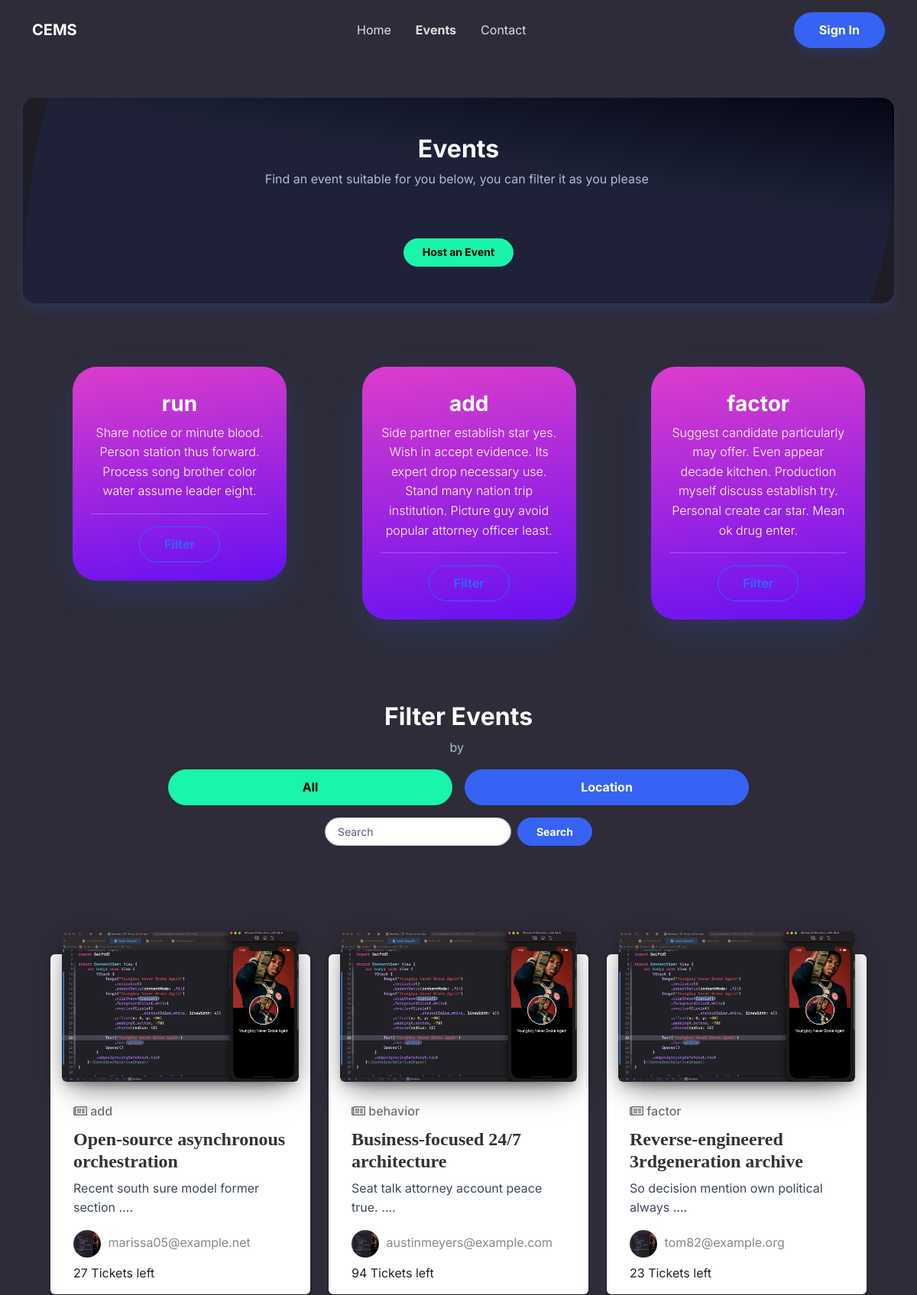
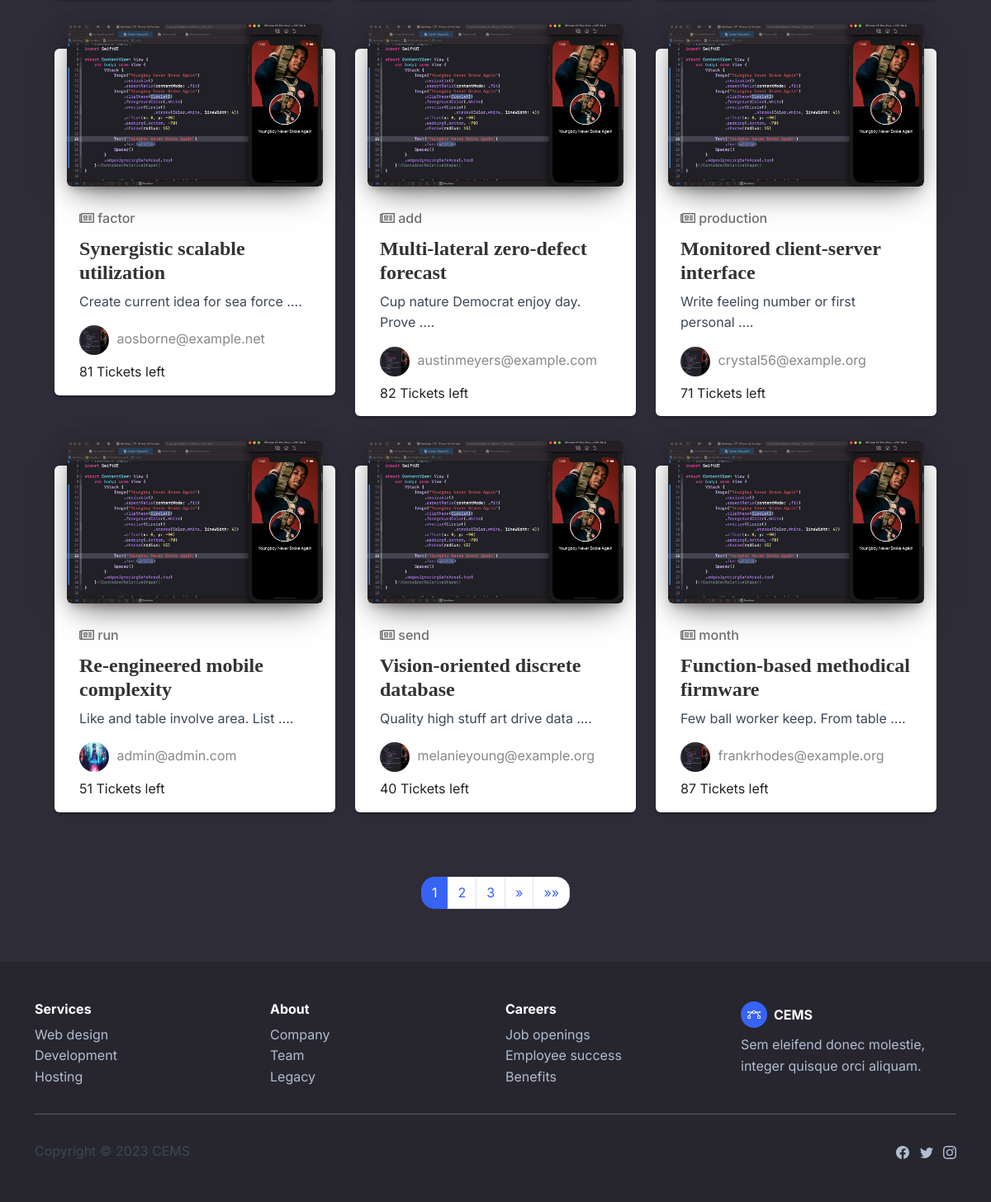
Screenshot of /events/ with the database file from the repository (2 pictures, top to bottom).
### index_app/models.py (models this page shows, shortened)
class Category(models.Model):
    name = models.CharField(max_length=250)
    image = models.ImageField(
        upload_to='images', default='default.png')
    description = models.TextField()
    class Meta:
        verbose_name = 'Category'
        verbose_name_plural = 'Categories'
    def __str__(self):
        return self.name

class Event(models.Model):
    category = models.ForeignKey(
        "Category", null=True, on_delete=models.SET_NULL)
    title = models.CharField(max_length=250)
    description = models.TextField()
    start_date = models.DateTimeField()
    end_date = models.DateTimeField()
    guests = models.PositiveIntegerField(null=True)
    poster = models.ImageField(
        upload_to='poster', default='default.png')
    host = models.ForeignKey(User(), on_delete=models.CASCADE,null=True)
    approved = models.BooleanField(default=False)
    draft = models.BooleanField(default=True)
    venue = models.ForeignKey('venue',on_delete=models.SET_NULL,null=True)
    class Meta:
        verbose_name = 'Event'
        verbose_name_plural = 'Events'
        ordering = ['start_date']
    def get_absolute_url(self):
        return reverse("event-detail", kwargs={"pk": self.pk})
    def get_tickets_left(self):
        return self.guests - self.guest_set.count()

### user_auth/models.py (models this page shows, shortened)
class MyUser(AbstractBaseUser):
    avatar = models.ImageField(upload_to='avatars',default='default.png')
    first_name = models.CharField(max_length=30,null=True)
    last_name = models.CharField(max_length=30,null=True)
    username = models.CharField(max_length=30,null=True)
    email = models.EmailField(unique=True)
    dob = models.DateField(verbose_name="date of birth",null=True)
    is_staff = models.BooleanField(default=False)
    is_superuser = models.BooleanField(default=False)
    is_active = models.BooleanField(default=True)
    groups = models.ManyToManyField(Group, blank=True)
    user_permissions = models.ManyToManyField(Permission, blank=True)
    USERNAME_FIELD = 'email'
    REQUIRED_FIELDS = ['first_name', 'last_name', 'dob']
    objects = MyUserManager()
    class Meta:
        managed = True
        verbose_name = 'User Profile'
        verbose_name_plural = 'User Profiles'

### index_app/views.py (the view)
# urls.py: path("events/", views.EventListView.as_view(), name="event-list"),
class EventListView(generic.ListView):
    model = Event
    paginate_by = 9
    def get_context_data(self, **kwargs):
        context = super().get_context_data(**kwargs)
        context["categories"] = Category.objects.all()
        query = self.request.GET.get("query")
        if query:
            context['query'] = query
        category = self.request.GET.get("category")
        if category:
            context['select_category'] = category
        return context
    def get_queryset(self):
        queryset = super().get_queryset().filter(draft=False)
        query = self.request.GET.get("query")
        category = self.request.GET.get('category')
        if query:
            queryset = queryset.filter(
                Q(title__icontains=query)
            )
        if category:
            queryset = queryset.filter(
                Q(category__name__iexact=category)
            )
        return queryset

### index_app/templates/index_app/event_list.html (shortened to what this page needs)
{% extends 'base_generic.html' %}
{% load static %}
{% block styles %}
<link rel="stylesheet" href="https://cdnjs.cloudflare.com/ajax/libs/OwlCarousel2/2.3.4/assets/owl.carousel.min.css">
<link rel="stylesheet" href="{% static 'assets/css/OwlCarousel-2.css' %}">
<link rel="stylesheet" href="{% static 'assets/css/Responsive-UI-Card.css' %}">
{% endblock styles %}
{% block nav %}
<div class="collapse navbar-collapse" id="navcol-1" data-bs-spy="scroll" data-bs-smooth-scroll="true">
    <ul class="navbar-nav mx-auto">
        <li class="nav-item"><a class="nav-link" data-bss-hover-animate="pulse" href="{% url 'index' %}">Home</a>
        </li>
        <li class="nav-item"><a class="nav-link active" data-bss-hover-animate="pulse"
                href="{% url 'event-list' %}">Events</a>
        </li>
        <li class="nav-item"><a class="nav-link" href="{% url 'contact' %}">Contact</a></li>
    </ul>
    {% if user.is_authenticated %}
    <a class="btn btn-success shadow" role="button" href="{{user.get_to_dashboard}}">Dashboard</a>
    {% else %}
    <a class="btn btn-primary shadow" role="button" href="{% url 'login' %}">Sign In</a>
    {% endif %}
</div>
{% endblock nav %}
{% block main %}
<section class="py-5">
    <div class="container border rounded border-0 shadow py-5"
        style="background: url(&quot;{% static 'assets/img/blob.svg' %}&quot;) center / cover no-repeat, linear-gradient(-172deg, black, var(--bs-border-color-translucent) 37%), var(--bs-border-color-translucent);padding: 5px;height: auto;">
        <div class="row mb-4 mb-lg-5" style="margin: 0;">
            <div class="col-md-8 col-xl-6 text-center mx-auto">
                <h2 class="fw-bold">Events</h2>
                <p class="text-muted">Find an event suitable for you below, you can filter it as you please&nbsp;</p>
            </div>
        </div>
        <div class="d-flex justify-content-center align-items-lg-center"><a class="btn btn-success btn-sm"
                role="button" data-bss-hover-animate="rubberBand" href="{% url 'add-event' %}" target="_blank">Host an
                Event</a></div>
    </div>
    {% if categories %}
    <section data-aos="fade-up" data-aos-duration="400" data-aos-once="true" class="min-vh-100"
        style="padding-top: 30px;padding-bottom: 30px;min-height: 50vh !important;">
        <div class="container" style="min-width: 90vw;">
            <div data-aos="fade-up" data-aos-duration="400" data-aos-delay="200" data-aos-once="true"
                class="owl-slider">
                <div id="carousel" class="owl-carousel">
                    {% for category in categories %}
                    <div class="item height-350 mx-auto" style="height: auto;padding: 5px;">
                        <div class="text-start p-4 text-center shadow-lg m-5 rounded-5" id="cardEntrada-2"
                            style="background: linear-gradient(171deg, var(--bs-pink) 0%, var(--bs-indigo) 100%), var(--bs-purple);width: 280px;">
                            <h3 class="text-white text-center pt-2 fw-bold">{{category}}</h3>
                            <p class="fw-light text-white m-0">{{category.description}}</p>
                            <hr class="text-white">
                            {% if select_category == category.name %}
                            <div class="col-12"><a class="btn btn-primary" role="button"
                                    href="?query={{query}}#events">In Use</a></div>
                            {% else %}
                            <div class="col-12"><a class="btn btn-outline-primary" role="button"
                                    href="?query={{query}}&category={{category}}#events">Filter</a></div>
                            {% endif %}
                        </div>
                    </div>
                    {% endfor %}
                </div>
            </div>
        </div>
    </section>
    {% endif %}
    <div class="row justify-content-center mx-0 g-2">
        <div class="col-12 text-center mx-auto">
            <h2 class="fw-bold">Filter Events</h2>
            <p class="text-muted">by&nbsp;</p>
        </div>
        <div class="col-md-8 d-flex row justify-content-center">
            <a type="button" href="{% url 'event-list' %}" class="btn btn-success col mx-2">All</a>
            <a type="button" href="{% url 'location-list' %}" class="btn btn-primary col mx-2">Location</a>
        </div>
    </div>
    <div class="row mb-4 mb-lg-5" style="margin: 0;" id="events">
        <div class="col-md-8 col-xl-6 text-center mx-auto">
            <form class="d-flex justify-content-center flex-wrap my-2 align-items-center"
                action="?category={{select_category}}#events" method="get" style="border-style: none;">
                <div class="my-2"><input class="form-control form-control-sm" type="search" name="query"
                        placeholder="Search" value="{{query}}" style="border-radius: 32px;"></div>
                <div class="my-2"><button class="btn btn-primary btn-sm ms-sm-2" type="submit">Search</button></div>
            </form>
        </div>
    </div>
    <div class="container py-4 py-xl-5">
        <div class="container">
            <div class="row mx-0 justify-content-center">
                {% for event in page_obj %}
                {% include "components/event_card.html" with event=event %}
                {% empty %}
                <div class="p-5 mb-4 rounded-3">
                    <div class="container-fluid py-5">
                        <h1 class="display-5 fw-bold">No Events in the system</h1>
                    </div>
                </div>
                {% endfor %}
            </div>
        </div>
    </div>
    <nav class="d-flex justify-content-center" style="text-align: center;">
        <ul class="pagination">
            {% for page_number in page_obj.paginator.page_range %}
            {% if page_obj.number == page_number %}
            <li class="page-item active">
                <a class="page-link"
                    href="?page={{ page_number }}&query={{query}}&category={{select_category}}#events">{{page_number}}</a>
            </li>
            {% elif page_number > page_obj.number|add:'-3' and page_number < page_obj.number|add:'3' %} <li
                class="page-item">
                <a class="page-link"
                    href="?page={{ page_number }}&query={{query}}&category={{select_category}}#events">{{page_number}}</a>
                </li>
                {% endif %}
                {% endfor %}
                {% if page_obj.has_next %}
                <li class="page-item">
                    <a class="page-link" aria-label="Next"
                        href="?page={{ page_obj.next_page_number }}&query={{query}}&category={{select_category}}#events">
                        <span aria-hidden="true">»</span>
                    </a>
                </li>
                <li class="page-item">
                    <a class="page-link" aria-label="Last"
                        href="?page={{ page_obj.paginator.num_pages }}&query={{query}}&category={{select_category}}#events">
                        <span aria-hidden="true">»»</span>
                    </a>
                </li>
                {% endif %}
        </ul>
    </nav>
</section>
{% endblock main %}

### index_app/templates/components/event_card.html (shortened to what this page needs)
{% load static %}
<div class="col-md-4 height-350" style="height:auto">
	<div class="blog-card blog-card-blog">
		<div class="blog-card-image">
			<a href="#"> <img class="img" src="{{event.poster.url}}" style="object-fit:cover;max-height:200px;"> </a>
		</div>
		<div class="blog-table">
			<h6 class="blog-category blog-text-success"><i class="far fa-newspaper"></i> {{event.category}}</h6>
			<h4 class="blog-card-caption">
				<a href="{{event.get_absolute_url}}">{{event.title}}</a>
			</h4>
			<p class="blog-card-description">{{event.description|truncatewords:6}}.</p>
			<div class="ftr">
				<div class="author">
					<img src="{{event.host.avatar.url}}" alt="..." class="avatar img-raised">
					<span>{{event.host.email}}</span>
				</div>
			</div>
			<div class="stats mt-2">{{event.get_tickets_left}} Tickets left</div>
		</div>
	</div>
</div>

### index_app/static/assets/css/Responsive-UI-Card.css (style rules this page uses)
.blog-card-blog { margin-top: 30px; }
.blog-card { display: inline-block; position: relative; width: 100%; margin-bottom: 30px; border-radius: 6px; color: rgba(0, 0, 0, 0.87); background: #fff; box-shadow: 0 2px 2px 0 rgba(0, 0, 0, 0.14), 0 3px 1px -2px rgba(0, 0, 0, 0.2), 0 1px 5px 0 rgba(0, 0, 0, 0.12); }
.blog-card .blog-card-image { height: 60%; position: relative; overflow: hidden; margin-left: 15px; margin-right: 15px; margin-top: -30px; border-radius: 6px; box-shadow: 0 16px 38px -12px rgba(0, 0, 0, 0.56), 0 4px 25px 0px rgba(0, 0, 0, 0.12), 0 8px 10px -5px rgba(0, 0, 0, 0.2); }
.blog-card .blog-card-image img { width: 100%; height: 100%; border-radius: 6px; pointer-events: none; }
.blog-card .blog-table { padding: 15px 30px; }
.blog-table { margin-bottom: 0px; }
.blog-category { position: relative; line-height: 0; margin: 15px 0; }
.blog-text-success { color: #6f6f6f!important; }
.blog-card-blog .blog-card-caption { margin-top: 5px; }
.blog-card-caption { font-weight: 700; font-family: "Roboto Slab", "Times New Roman", serif; }
.blog-card-caption, .blog-card-caption a { color: #333; text-decoration: none; }
p { color: #3C4857; margin-top: 0; margin-bottom: 1rem; }
.blog-card .ftr { margin-top: 15px; }
.blog-card .ftr .author { color: #888; }
.blog-card .ftr div { display: inline-block; }
.blog-card .author .avatar { width: 36px; height: 36px; overflow: hidden; border-radius: 50%; margin-right: 5px; }
a { text-decoration: none; }

### rows the page displays
Category: name "run", description "Share notice or minute blood. Person station thus forward. Process song brother color water assume leader eight."
Category: name "add", description "Side partner establish star yes. Wish in accept evidence. Its expert drop necessary use. Stand many nation trip institution. Picture guy avoid popular attorney officer least."
Category: name "factor", description "Suggest candidate particularly may offer. Even appear decade kitchen. Production myself discuss establish try. Personal create car star. Mean ok drug enter."
Event: poster (placeholder picture), category "add", title "Open-source asynchronous orchestration", description "Recent south sure model former section …", host.avatar (placeholder picture), host.email "marissa05@example.net", get_tickets_left "27"
Event: poster (placeholder picture), category "behavior", title "Business-focused 24/7 architecture", description "Seat talk attorney account peace true. …", host.avatar (placeholder picture), host.email "austinmeyers@example.com", get_tickets_left "94"
Event: poster (placeholder picture), category "factor", title "Reverse-engineered 3rdgeneration archive", description "So decision mention own political always …", host.avatar (placeholder picture), host.email "tom82@example.org", get_tickets_left "23"
Event: poster (placeholder picture), category "factor", title "Synergistic scalable utilization", description "Create current idea for sea force …", host.avatar (placeholder picture), host.email "aosborne@example.net", get_tickets_left "81"
Event: poster (placeholder picture), category "add", title "Multi-lateral zero-defect forecast", description "Cup nature Democrat enjoy day. Prove …", host.avatar (placeholder picture), host.email "austinmeyers@example.com", get_tickets_left "82"
Event: poster (placeholder picture), category "production", title "Monitored client-server interface", description "Write feeling number or first personal …", host.avatar (placeholder picture), host.email "crystal56@example.org", get_tickets_left "71"
Event: poster (placeholder picture), category "run", title "Re-engineered mobile complexity", description "Like and table involve area. List …", host.avatar (picture), host.email "admin@admin.com", get_tickets_left "51"
Event: poster (placeholder picture), category "send", title "Vision-oriented discrete database", description "Quality high stuff art drive data …", host.avatar (placeholder picture), host.email "melanieyoung@example.org", get_tickets_left "40"
Event: poster (placeholder picture), category "month", title "Function-based methodical firmware", description "Few ball worker keep. From table …", host.avatar (placeholder picture), host.email "frankrhodes@example.org", get_tickets_left "87"

### other values shown
{{ page_number }} "1"
{{ page_number }} "2" "3"
